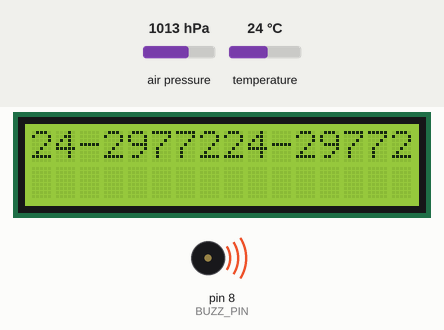
Bench run of a sketch on a simulated Arduino Uno, built with avr-gcc and run on an emulated ATmega328P. On the bench: 16×2 character LCD, buzzer (waves = sounding, pin HIGH). The test bench sets the inputs (shaded band); at power-on: temperature 24 °C, air pressure 1013 hPa. What the sketch prints to the serial monitor is not drawn.

Above: at 3.2 s.
3.3 s: temperature set to 32.5 °C
At 5.6 s:
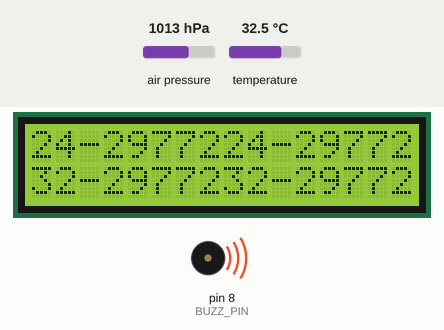
6.3 s: temperature set to 33.7 °C
At 8.2 s:
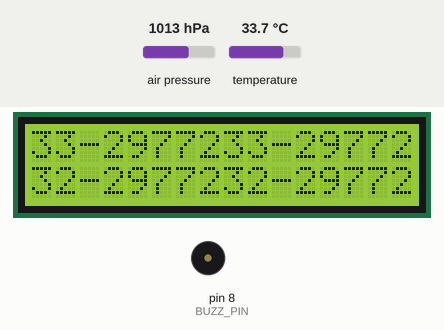
9.2 s: air pressure set to 952 hPa
At 11.5 s:
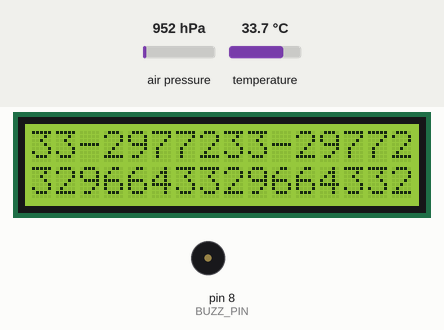
11.7 s: air pressure set to 975 hPa
At 14.7 s:
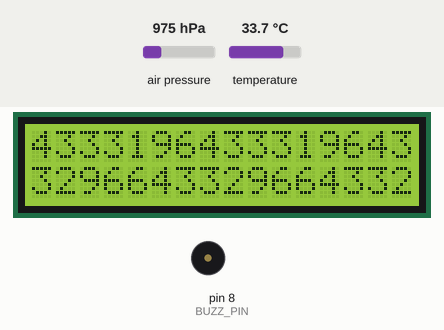
Timing chart, 0 to 15.7 s (numbered marks = the images above; inputs shaded):
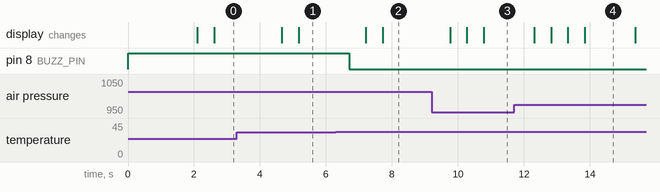

The sketch:

environment_display.ino
```cpp
#include <Wire.h>
#include <Adafruit_Sensor.h>
#include <LiquidCrystal_I2C.h>
#include <Adafruit_BMP280.h>

//read using bme280
LiquidCrystal_I2C lcd(0x27, 16, 2);
Adafruit_BMP280 bme;
const int BUZZ_PIN = 8;

void setup() {
  // put your setup code here, to run once:
  Serial.begin(9600);
  pinMode(BUZZ_PIN, OUTPUT);
  digitalWrite(BUZZ_PIN, HIGH);

  lcd.init();
  lcd.backlight();
  if (!bme.begin(0x77)) {
    Serial.println("Could not find a valid BME280 sensor, check wiring!");
    lcd.print("BMP280 Error");
  }

  // Welcome Message
  lcd.setCursor(0, 0);
  lcd.print("Temperature Read");
  lcd.setCursor(0,1);
  lcd.print("Pressure Read");
  delay(2000);
  lcd.clear();
}

void loop() {
  // put your main code here, to run repeatedly:
  int temperature = int(bme.readTemperature());
  int pressure = int(bme.readPressure());

  Serial.print("Temperature Reading: ");
  Serial.println(temperature);
  Serial.print("Pressure Reading:");
  Serial.println(pressure);
  lcd.print(temperature);
  lcd.print(pressure);
  // condition for beep
  if(temperature > 32 || temperature < 0){
    digitalWrite(BUZZ_PIN, LOW);
  }else{
    digitalWrite(BUZZ_PIN, HIGH);
  }
  delay(500);

}
```

Measured:
- the behaviour switches between 32.9 and 33 °C on temperature (found by bisection; images 1 and 2)
- after the input at 6.3 s, pin 8 (BUZZ_PIN): HIGH → LOW after 0.40 s
